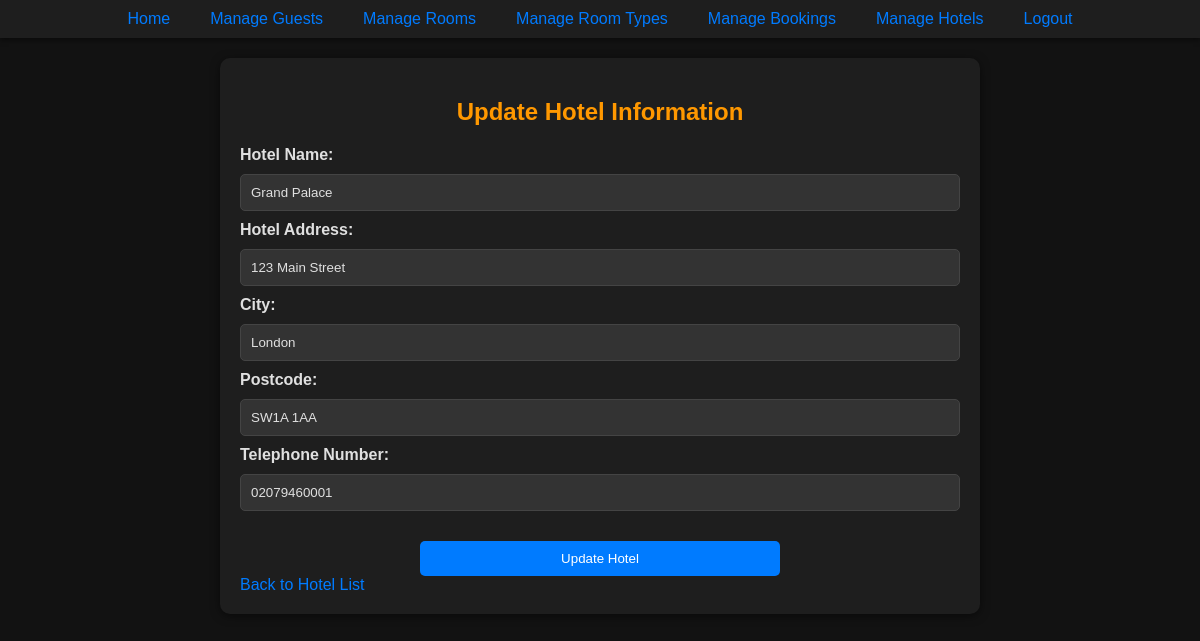
The app's page /php/updateHotelPage.php?hotelID=8 (signed in) with its own data.
### tables this page shows
CREATE TABLE Hotel (
    hotelID INTEGER PRIMARY KEY AUTOINCREMENT,
    hotelName VARCHAR(50) NOT NULL,
    hotelAddress VARCHAR(50) NOT NULL,
    city VARCHAR(50) NOT NULL,
    postcode VARCHAR(20) NOT NULL,
    hotel_telNo VARCHAR(20) NOT NULL
);

### php/updateHotelPage.php (the view, shortened to what this page needs)
<?php
include '../components/NavBar.php';
try {
    $pdo = new PDO('sqlite:../database/hotel_management.db');
    $pdo->setAttribute(PDO::ATTR_ERRMODE, PDO::ERRMODE_EXCEPTION);
    $stmt = $pdo->prepare('SELECT * FROM Hotel WHERE hotelID = ?');
    $stmt->execute([$_GET['hotelID']]);
    $hotel = $stmt->fetch(PDO::FETCH_ASSOC);
} catch (PDOException $e) {
    echo 'Database error: ' . $e->getMessage();
    exit;
}
?>
<body>
    <div class="form-container">
        <h2 class="center-text">Update Hotel Information</h2>
        <form action="updateHotelRecord.php" method="POST">
            <label for="hotelName">Hotel Name:</label>
            <input type="text" id="hotelName" name="hotelName" value="<?= htmlspecialchars($hotel['hotelName']) ?>" required>
            <label for="hotelAddress">Hotel Address:</label>
            <input type="text" id="hotelAddress" name="hotelAddress" value="<?= htmlspecialchars($hotel['hotelAddress']) ?>" required>
            <label for="city">City:</label>
            <input type="text" id="city" name="city" value="<?= htmlspecialchars($hotel['city']) ?>" required>
            <label for="postcode">Postcode:</label>
            <input type="text" id="postcode" name="postcode" value="<?= htmlspecialchars($hotel['postcode']) ?>" required>
            <label for="hotel_telNo">Telephone Number:</label>
            <input type="text" id="hotel_telNo" name="hotel_telNo" value="<?= htmlspecialchars($hotel['hotel_telNo']) ?>" required>
            <button type="submit" class="form-button">Update Hotel</button>
        </form>
        <a href="viewHotels.php">Back to Hotel List</a>
    </div>
</body>
</html>

### css/styles.css (style rules this page uses)
body { background-color: #121212; color: #e0e0e0; font-family: Arial, sans-serif; margin: 0; padding: 0; }
.center-text { text-align: center; }
.form-container { background-color: #1e1e1e; padding: 20px; margin: 20px auto; border-radius: 10px; width: 60%; box-shadow: 0 2px 10px rgba(0, 0, 0, 0.5); }
h2 { text-align: center; color: #ff9800; margin-bottom: 20px; }
input[type="text"], input[type="email"], input[type="number"], input[type="password"], input[type="date"], select { width: 100%; padding: 10px; margin: 10px 0; background-color: #333333; color: #e0e0e0; border: 1px solid #444444; border-radius: 5px; box-sizing: border-box; }
label { display: block; font-weight: bold; color: #e0e0e0; }
button, .form-button { background-color: #007bff; color: #ffffff; border: none; padding: 10px 20px; border-radius: 5px; cursor: pointer; transition: background-color 0.3s, transform 0.2s; display: block; margin: 20px auto 0 auto; width: 50%; }
a { color: #007bff; text-decoration: none; }

### records on screen
hotel: hotelName "Grand Palace", hotelAddress "123 Main Street", city "London", postcode "SW1A 1AA", hotel_telNo "02079460001"
